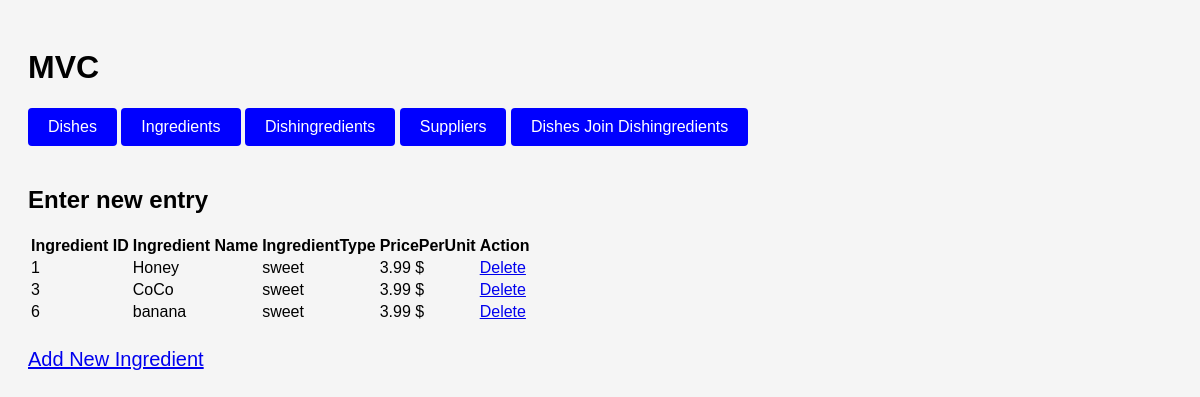
The page /mvc-mysql/index.php?action=showIngredients on the database its author committed.
### tables this page shows
CREATE TABLE `ingredients` (
  `ingredientID` int(11) NOT NULL,
  `ingredientName` varchar(255) NOT NULL,
  `IngredientType` varchar(255) DEFAULT NULL,
  `PricePerUnit` decimal(10,2) DEFAULT NULL
);

### mvc-mysql/controllers/Ingredient.php (called while the page is built, shortened)
<?php
class IngredientController {
    private $ingredient;
    public function __construct($connection) {
        $this->ingredient = new IngredientModel($connection);
    }
    public function showIngredients() {
        $ingredients = $this->ingredient->selectIngredients();
        include 'views/ingredients.php';
    }
}
?>

### mvc-mysql/models/ingredient.php (called while the page is built, shortened)
<?php
class IngredientModel {
    private $ModelIngredientConnectionObject;
    public function __construct($ModelIngredientConnectionObject) {
        $this->ModelIngredientConnectionObject = $ModelIngredientConnectionObject;
    }
    private function connect() {
        try {
            $mysqli = new mysqli(
                $this->ModelIngredientConnectionObject->host,
                $this->ModelIngredientConnectionObject->username,
                $this->ModelIngredientConnectionObject->password,
                $this->ModelIngredientConnectionObject->database
            );
            return $mysqli;
        } catch (Exception $e) {
            error_log($e->getMessage());
            return false;
        }
    }
    public function selectIngredients() {
        $mysqli = $this->connect();
        if ($mysqli) {
            $result = $mysqli->query("SELECT * FROM ingredients");
            $results = $result->fetch_all(MYSQLI_ASSOC);
            return $results;
        } else {
            return false;
        }
    }
}
?>

### mvc-mysql/views/ingredients.php (the view, shortened to what this page needs)
<html lang="en">
<head>
</head>
<body>
<h2>Enter new entry</h2>
<table>
    <thead>
        <tr>
            <th>Ingredient ID</th>
            <th>Ingredient Name</th>
            <th>IngredientType</th>
            <th>PricePerUnit</th>
            <th>Action</th>
        </tr>
    </thead>
    <tbody>
        <?php foreach ($ingredients as $ingredient) : ?>
            <tr>
                <td><?php echo $ingredient['ingredientID']; ?></td>
                <td><?php echo $ingredient['ingredientName']; ?></td>
                <td><?php echo $ingredient['IngredientType']; ?></td>
                <td><?php echo $ingredient['PricePerUnit']; ?> $</td>
                <td>
                    <a class="btn-delete" href="?action=deleteIngredient&ingredientID=<?php echo $ingredient['ingredientID']; ?>">Delete</a>
                </td>
            </tr>
        <?php endforeach; ?>
    </tbody>
</table>
<p><a class="btn-add-vendor" href="?action=showIngredientForm">Add New Ingredient</a></p>
</body>
</html>

### mvc-mysql/index.php (shortened to what this page needs)
<!DOCTYPE html>
<html lang="en">
<head>
</head>
<body>
    <h1>MVC</h1>
    <a class="btn1" href="?action=showDish">Dishes</a>
    <a class="btn1" href="?action=showIngredients">Ingredients</a>
    <a class="btn1" href="?action=showDishingredients">Dishingredients</a>
    <a class="btn1" href="?action=showSuppliers">Suppliers</a>
    <a class="btn1" href="?action=showDishWithDishingredients">Dishes Join Dishingredients</a>
</body>
</html>
<?php
        include_once ("controllers/Ingredient.php");
        include_once 'models/ingredient.php';
        $ingredientConnection = new ConnectionObject("localhost", "food_vonder", "5sd2eH7$6", "wei_peter");
        $ingredientController = new IngredientController($ingredientConnection);
        $action = isset($_GET['action']) ? $_GET['action'] : '';
        switch ($action) {
            case 'showIngredients':
                $ingredientController->showIngredients();
                break;
                }
    ?>

### mvc-mysql/index.php (style rules this page uses)
body { font-family: Arial, Helvetica, sans-serif; background-color: #f5f5f5; padding: 20px; }
p { font-size: 20px; color: black; line-height: 1.5; }
.btn1 { display: inline-block; padding: 10px 20px; background-color: blue; color: #fff; text-decoration: none; border-radius: 4px; margin-bottom: 20px; }

### rows shown on the page
ingredients: ingredientID "1", ingredientName "Honey", IngredientType "sweet", PricePerUnit "3.99"
ingredients: ingredientID "3", ingredientName "CoCo", IngredientType "sweet", PricePerUnit "3.99"
ingredients: ingredientID "6", ingredientName "banana", IngredientType "sweet", PricePerUnit "3.99"
